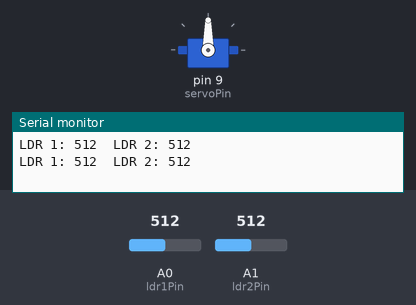
Bench run of a sketch on a simulated Arduino Uno, built with avr-gcc and run on an emulated ATmega328P. Parts: servo, the last lines printed to the serial monitor. Inputs (shaded band) come from the test bench; at power-on: A1 (ldr2Pin) = 512, A0 (ldr1Pin) = 512.

Above: at 1.8 s.
1.9 s: A1 (ldr2Pin) set to 531
At 3.1 s:
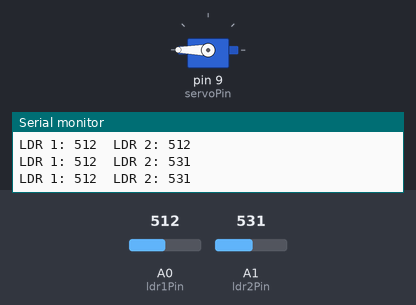
3.5 s: A1 (ldr2Pin) set to 511
At 4.6 s:
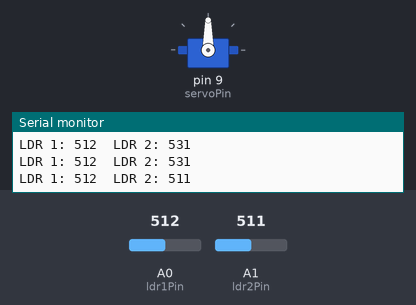
5.5 s: A1 (ldr2Pin) set to 716
At 7.4 s:
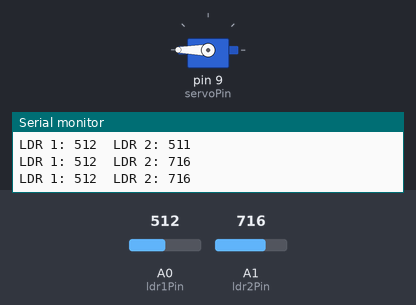
Timing chart, 0 to 8.9 s (numbered marks = the images above; inputs shaded):
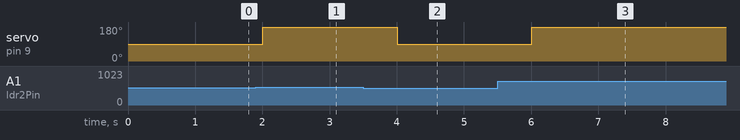

The sketch:

Solar_power_station_code.ino
```cpp
/*code by RAVITEJA-KADARI*/

#include <Servo.h>

// Define the pin numbers for the LDRs and Servo
int ldr1Pin = A0;  // LDR 1
int ldr2Pin = A1;  // LDR 2
int servoPin = 9;  // Servo motor connected to pin 9

Servo solarServo;  // Create a Servo object

void setup() {
  // Initialize the serial communication for debugging
  Serial.begin(9600);

  // Initialize the servo
  solarServo.attach(servoPin);

  // Set LDR pins as input
  pinMode(ldr1Pin, INPUT);
  pinMode(ldr2Pin, INPUT);
}

void loop() {
  // Read the LDR values
  int ldr1Value = analogRead(ldr1Pin);
  int ldr2Value = analogRead(ldr2Pin);

  // Print the LDR values for debugging
  Serial.print("LDR 1: ");
  Serial.print(ldr1Value);
  Serial.print("  LDR 2: ");
  Serial.println(ldr2Value);

  // If LDR 1 detects more light (left side)
  if (ldr1Value > ldr2Value) {
    solarServo.write(90);  // Move the servo to the left
  }
  // If LDR 2 detects more light (right side)
  else if (ldr2Value > ldr1Value) {
    solarServo.write(180);  // Move the servo to the right
  }
  // If both LDRs detect similar light (centered)
  else {
    solarServo.write(90);  // Keep the servo in the center
  }

  delay(1000);  // Small delay to allow the servo to move and stabilize
}
```

Measured:
- the behaviour switches between 512 and 513 on A1 (ldr2Pin) (found by bisection; images 0 and 1)
- after the input at 1.9 s, servo on pin 9 (servoPin): 90° → 180° after 0.10 s
- after the input at 3.5 s, servo on pin 9 (servoPin): 180° → 90° after 0.50 s
- after the input at 5.5 s, servo on pin 9 (servoPin): 90° → 180° after 0.51 s
